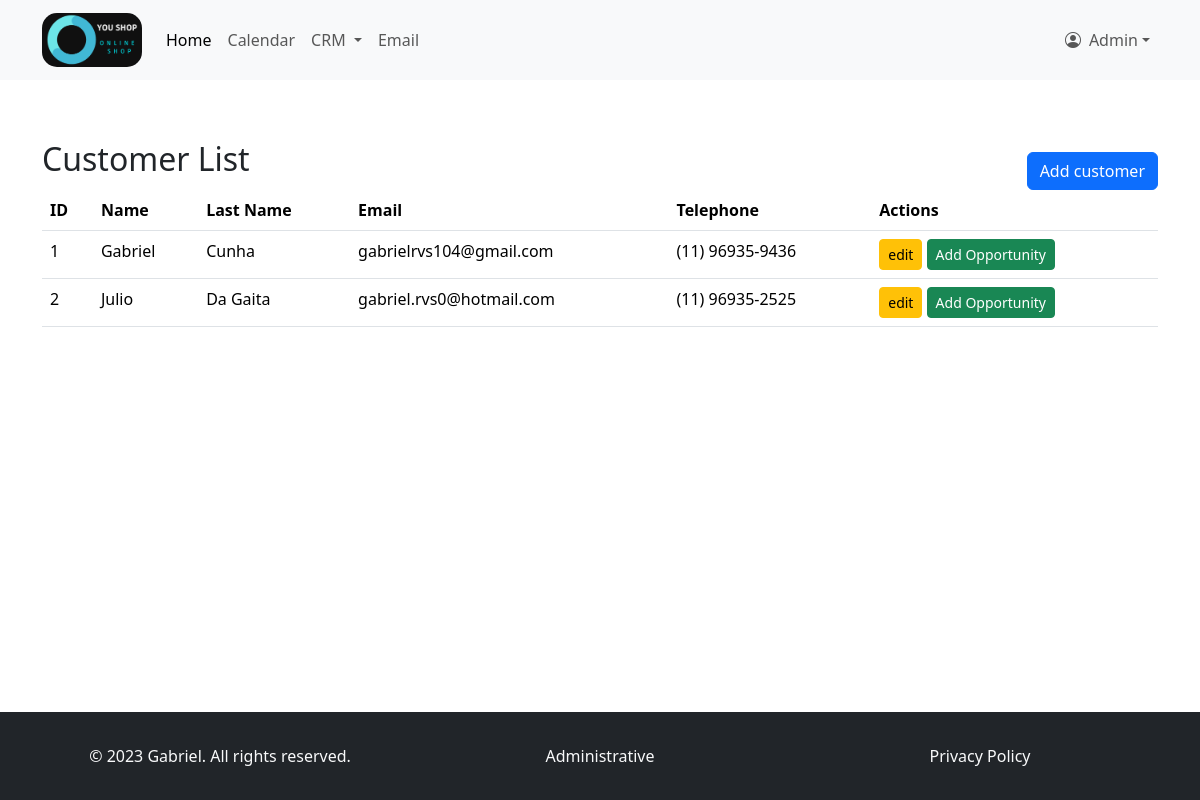
Before: /crm/customer-list/ (signed in) with the older database file.
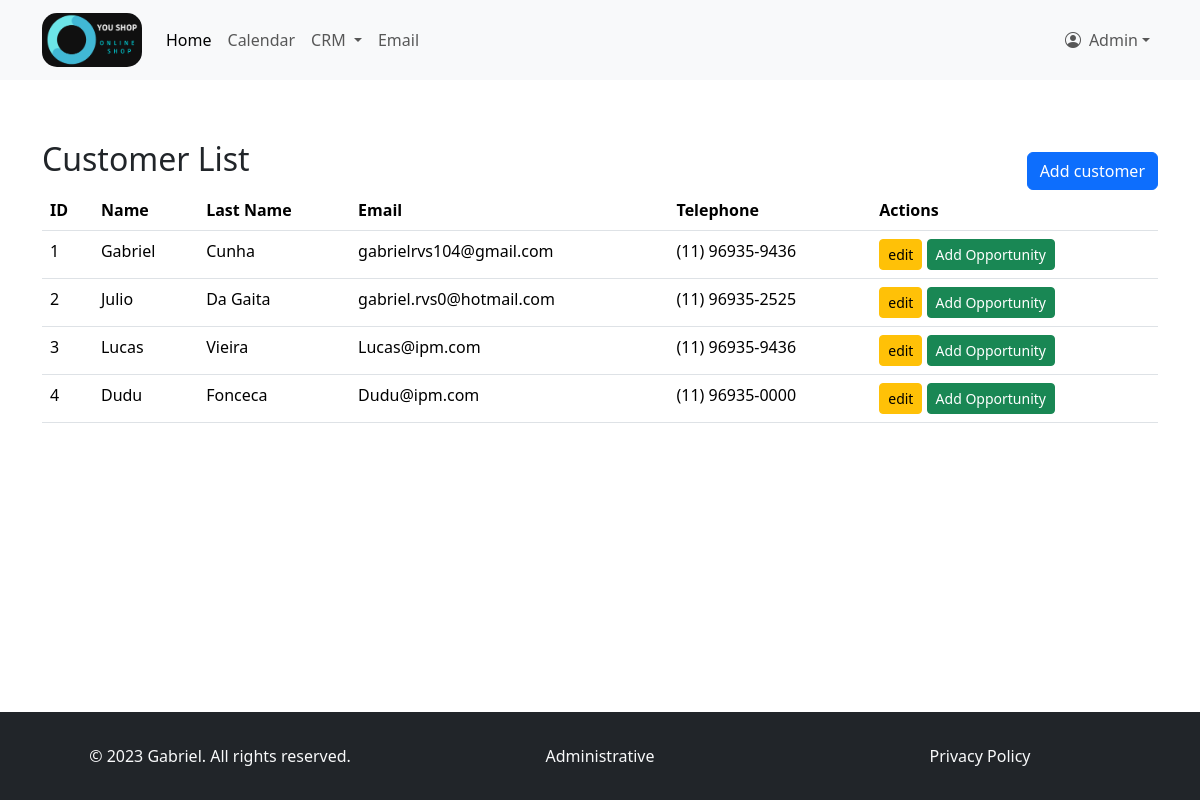
After: the same page with the newer database file.
### crm/models.py (models this page shows, shortened)
class Customer(models.Model):
    first_name = models.CharField(max_length=255)
    last_name = models.CharField(max_length=255)
    email = models.EmailField()
    phone = models.CharField(max_length=15)

### crm/views.py (the view)
# urls.py: path('customer-list/', views.customer_list, name='customer_list'),
@login_required
def customer_list(request):
    customers = Customer.objects.all()
    return render(request, 'customer_list.html', {'customers': customers})

### templates/customer_list.html (shortened to what this page needs)
{% extends 'index.html' %}
{% block content %}
    <div class="container mt-5">
        <div class="d-flex justify-content-between align-items-center">
        <h2>Customer List</h2>
        <a href="{% url 'add_customer' %}" class="btn btn-primary mt-3">Add customer</a>
        </div>
        <table class="table">
            <thead>
                <tr>
                    <th>ID</th>
                    <th>Name</th>
                    <th>Last Name</th>
                    <th>Email</th>
                    <th>Telephone</th>
                    <th>Actions</th>
                </tr>
            </thead>
            <tbody>
                {% for customer in customers %}
                    <tr>
                        <td>{{ customer.id }}</td>
                        <td>{{ customer.first_name }}</td>
                        <td>{{ customer.last_name }}</td>
                        <td>{{ customer.email }}</td>
                        <td>{{ customer.phone }}</td>
                        <td>
                            <a href="{% url 'edit_customer' customer.id %}" class="btn btn-warning btn-sm">edit</a>
                            <a href="{% url 'add_opportunity' customer.id %}" class="btn btn-success btn-sm">Add Opportunity</a>
                        </td>
                    </tr>
                {% endfor %}
            </tbody>
        </table>
    </div>
{% endblock %}

Changed rows visible on the page:
added Customer: id "3", first_name "Lucas", last_name "Vieira", email "Lucas@ipm.com", phone "(11) 96935-9436"
added Customer: id "4", first_name "Dudu", last_name "Fonceca", email "Dudu@ipm.com", phone "(11) 96935-0000"
